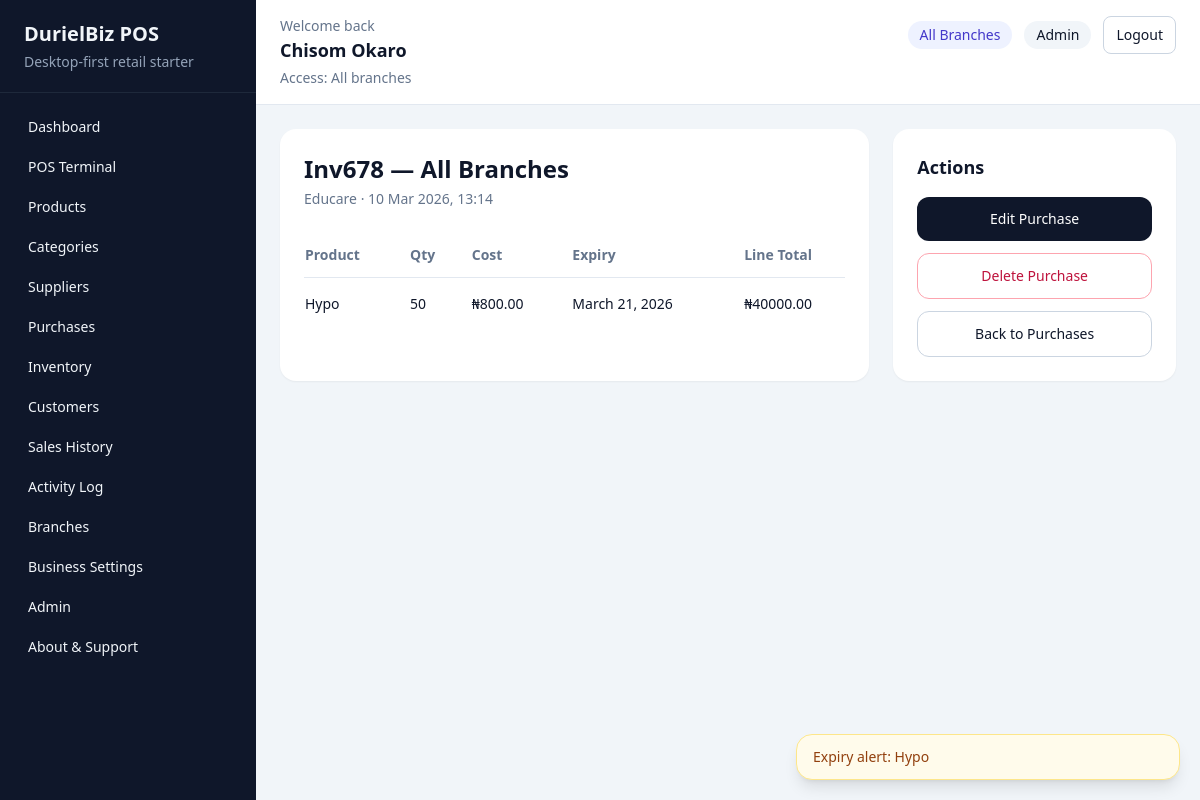
Page /purchases/1/ (signed in) on the committed database.
### accounts/models.py (models this page shows, shortened)
class User(AbstractUser):
    class Role(models.TextChoices):
        ADMIN = "admin", "Admin"
        MANAGER = "manager", "Manager"
        CASHIER = "cashier", "Cashier"
        INVENTORY = "inventory", "Inventory Officer"
    role = models.CharField(max_length=20, choices=Role.choices, default=Role.CASHIER)
    phone_number = models.CharField(max_length=20, blank=True)
    branch = models.ForeignKey(
        "reports.Branch",
        on_delete=models.SET_NULL,
        related_name="users",
        null=True,
        blank=True,
    )

### purchases/models.py (models this page shows, shortened)
class Purchase(models.Model):
    branch = models.ForeignKey("reports.Branch", on_delete=models.SET_NULL, related_name="purchases", null=True, blank=True)
    supplier = models.ForeignKey("suppliers.Supplier", on_delete=models.PROTECT, related_name="purchases")
    invoice_no = models.CharField(max_length=100)
    received_at = models.DateTimeField()
    created_by = models.ForeignKey(
        settings.AUTH_USER_MODEL,
        on_delete=models.SET_NULL,
        related_name="purchases",
        null=True,
        blank=True,
    )
    notes = models.TextField(blank=True)
    created_at = models.DateTimeField(auto_now_add=True)
    class Meta:
        ordering = ["-received_at"]

class PurchaseItem(models.Model):
    purchase = models.ForeignKey(Purchase, on_delete=models.CASCADE, related_name="items")
    product = models.ForeignKey("products.Product", on_delete=models.PROTECT, related_name="purchase_items")
    quantity = models.PositiveIntegerField()
    cost_price = models.DecimalField(max_digits=12, decimal_places=2)
    expiry_date = models.DateField(blank=True, null=True)
    @property
    def line_total(self) -> Decimal:
        return self.cost_price * self.quantity

### suppliers/models.py (models this page shows, shortened)
class Supplier(models.Model):
    name = models.CharField(max_length=255, unique=True)
    phone = models.CharField(max_length=20, blank=True)
    email = models.EmailField(blank=True)
    address = models.TextField(blank=True)
    notes = models.TextField(blank=True)
    created_at = models.DateTimeField(auto_now_add=True)
    class Meta:
        ordering = ["name"]

### products/models.py (models this page shows, shortened)
class Product(models.Model):
    name = models.CharField(max_length=255)
    slug = models.SlugField(max_length=280, unique=True, blank=True)
    barcode = models.CharField(max_length=100, unique=True, blank=True, null=True)
    category = models.ForeignKey(Category, on_delete=models.PROTECT, related_name="products")
    supplier = models.ForeignKey(
        "suppliers.Supplier",
        on_delete=models.SET_NULL,
        related_name="products",
        blank=True,
        null=True,
    )
    cost_price = models.DecimalField(max_digits=12, decimal_places=2)
    selling_price = models.DecimalField(max_digits=12, decimal_places=2)
    quantity = models.PositiveIntegerField(default=0)
    reorder_level = models.PositiveIntegerField(default=10)
    expiry_date = models.DateField(blank=True, null=True)
    is_active = models.BooleanField(default=True)
    created_at = models.DateTimeField(auto_now_add=True)
    updated_at = models.DateTimeField(auto_now=True)
    class Meta:
        ordering = ["name"]

### purchases/views.py (the view)
# urls.py: path("<int:pk>/", purchase_detail, name="detail"),
@login_required
@role_required(User.Role.ADMIN, User.Role.INVENTORY)
def purchase_detail(request, pk):
    purchase = get_object_or_404(
        scope_queryset_to_user_branch(
            Purchase.objects.select_related("supplier", "created_by", "branch").prefetch_related("items", "items__product"),
            request.user,
        ),
        pk=pk,
    )
    items_page = paginate_queryset(request, purchase.items.select_related("product").all(), per_page=10, page_param="items_page")
    return render(request, "purchases/purchase_detail.html", {"purchase": purchase, "items": items_page})

### accounts/permissions.py (called while the page is built)
def is_admin_user(user):
    return bool(getattr(user, "is_authenticated", False) and getattr(user, "role", "") == User.Role.ADMIN)

def scope_queryset_to_user_branch(queryset, user, field_name="branch"):
    if is_admin_user(user):
        return queryset
    branch = get_user_branch(user)
    if branch is None:
        return queryset.none()
    return queryset.filter(**{field_name: branch})

def role_required(*allowed_roles):
    def decorator(view_func):
        @wraps(view_func)
        def _wrapped_view(request, *args, **kwargs):
            if not request.user.is_authenticated:
                return redirect("accounts:login")
            if request.user.role not in allowed_roles:
                messages.error(request, "You do not have permission to access that page.")
                return redirect(get_role_home_url(request.user))
            if request.user.role != User.Role.ADMIN and not getattr(request.user, "branch_id", None):
                messages.error(request, "Your account is not assigned to a branch.")
                return redirect("accounts:logout")
            return view_func(request, *args, **kwargs)
        return _wrapped_view
    return decorator

### pos_system/pagination.py (called while the page is built)
def paginate_queryset(request, queryset, *, per_page=10, page_param="page"):
    paginator = Paginator(queryset, per_page)
    page_number = request.GET.get(page_param, 1)
    try:
        page_obj = paginator.page(page_number)
    except PageNotAnInteger:
        page_obj = paginator.page(1)
    except EmptyPage:
        page_obj = paginator.page(paginator.num_pages)
    return page_obj

### reports/context_processors.py (called while the page is built)
def business_settings(request):
    return {"business_settings": BusinessSettings.get_solo()}

### reports/models.py (called while the page is built)
    @classmethod
    def get_solo(cls):
        settings, _ = cls.objects.get_or_create(pk=1)
        return settings

### templates/purchases/purchase_detail.html (shortened to what this page needs)
{% extends "base.html" %}
{% block content %}
    <section class="grid gap-6 lg:grid-cols-3">
        <div class="rounded-2xl bg-white p-6 shadow-sm lg:col-span-2">
            <h3 class="text-2xl font-semibold">{{ purchase.invoice_no }} — {{ purchase.branch.name|default:"All Branches" }}</h3>
            <p class="mt-1 text-sm text-slate-500">{{ purchase.supplier.name }} · {{ purchase.received_at|date:"d M Y, H:i" }}</p>
            <div class="mt-6 overflow-x-auto">
                <table class="min-w-full divide-y divide-slate-200 text-sm">
                    <thead>
                        <tr class="text-left text-slate-500">
                            <th class="py-3 pr-4">Product</th>
                            <th class="py-3 pr-4">Qty</th>
                            <th class="py-3 pr-4">Cost</th>
                            <th class="py-3 pr-4">Expiry</th>
                            <th class="py-3">Line Total</th>
                        </tr>
                    </thead>
                    <tbody class="divide-y divide-slate-100">
                        {% for item in items %}
                            <tr>
                                <td class="py-4 pr-4">{{ item.product.name }}</td>
                                <td class="py-4 pr-4">{{ item.quantity }}</td>
                                <td class="py-4 pr-4">₦{{ item.cost_price }}</td>
                                <td class="py-4 pr-4">{{ item.expiry_date|default:"—" }}</td>
                                <td class="py-4">₦{{ item.line_total }}</td>
                            </tr>
                        {% endfor %}
                    </tbody>
                </table>
            </div>
        </div>
        <div class="rounded-2xl bg-white p-6 shadow-sm">
            <h4 class="text-lg font-semibold">Actions</h4>
            <div class="mt-4 space-y-3 text-sm">
                <a href="{% url 'purchases:update' purchase.pk %}" class="block rounded-xl bg-slate-900 px-4 py-3 text-center text-white">Edit Purchase</a>
                <a href="{% url 'purchases:delete' purchase.pk %}" class="block rounded-xl border border-rose-300 px-4 py-3 text-center text-rose-700">Delete Purchase</a>
                <a href="{% url 'purchases:list' %}" class="block rounded-xl border border-slate-300 px-4 py-3 text-center">Back to Purchases</a>
            </div>
        </div>
    </section>
{% endblock %}

### templates/base.html (shortened to what this page needs)
<!DOCTYPE html>
<html lang="en">
<head>
    <script src="https://cdn.tailwindcss.com"></script>
</head>
<body class="min-h-screen bg-slate-100 text-slate-900">
    <div class="flex min-h-screen">
        <aside class="hidden w-64 bg-slate-900 text-slate-100 lg:block">
            <div class="border-b border-slate-800 px-6 py-5">
                <h1 class="text-xl font-semibold">DurielBiz POS</h1>
                <p class="mt-1 text-sm text-slate-400">Desktop-first retail starter</p>
            </div>
            <nav class="space-y-1 px-4 py-4 text-sm">
                {% if request.user.role == 'admin' or request.user.role == 'cashier' or request.user.role == 'manager' %}
                    <a href="{% url 'reports:dashboard' %}" class="block rounded-lg px-3 py-2 hover:bg-slate-800">Dashboard</a>
                {% endif %}
                {% if request.user.role == 'admin' or request.user.role == 'cashier' %}
                    <a href="{% url 'sales:pos' %}" class="block rounded-lg px-3 py-2 hover:bg-slate-800">POS Terminal</a>
                {% endif %}
                {% if request.user.role == 'admin' or request.user.role == 'inventory' %}
                    <a href="{% url 'products:list' %}" class="block rounded-lg px-3 py-2 hover:bg-slate-800">Products</a>
                    <a href="{% url 'products:category-list' %}" class="block rounded-lg px-3 py-2 hover:bg-slate-800">Categories</a>
                    <a href="{% url 'suppliers:list' %}" class="block rounded-lg px-3 py-2 hover:bg-slate-800">Suppliers</a>
                    <a href="{% url 'purchases:list' %}" class="block rounded-lg px-3 py-2 hover:bg-slate-800">Purchases</a>
                    <a href="{% url 'inventory:overview' %}" class="block rounded-lg px-3 py-2 hover:bg-slate-800">Inventory</a>
                {% endif %}
                {% if request.user.role == 'admin' %}
                    <a href="{% url 'sales:customer-list' %}" class="block rounded-lg px-3 py-2 hover:bg-slate-800">Customers</a>
                    <a href="{% url 'sales:history' %}" class="block rounded-lg px-3 py-2 hover:bg-slate-800">Sales History</a>
                    <a href="{% url 'accounts:activity-log' %}" class="block rounded-lg px-3 py-2 hover:bg-slate-800">Activity Log</a>
                    <a href="{% url 'reports:branch-list' %}" class="block rounded-lg px-3 py-2 hover:bg-slate-800">Branches</a>
                    <a href="{% url 'reports:business-settings' %}" class="block rounded-lg px-3 py-2 hover:bg-slate-800">Business Settings</a>
                    <a href="{% url 'accounts:admin-center' %}" class="block rounded-lg px-3 py-2 hover:bg-slate-800">Admin</a>
                {% endif %}
                <a href="{% url 'accounts:about-support' %}" class="block rounded-lg px-3 py-2 hover:bg-slate-800">About & Support</a>
            </nav>
        </aside>
        <main class="flex-1">
            <header class="border-b border-slate-200 bg-white">
                <div class="flex flex-wrap items-start justify-between gap-4 px-4 py-4 sm:px-6">
                    <div class="flex items-start gap-3">
                        <div>
                        <p class="text-sm text-slate-500">Welcome back</p>
                        <h2 class="text-lg font-semibold">{{ request.user.get_full_name|default:request.user.username }}</h2>
                        <p class="mt-1 text-sm text-slate-500">
                            {% if request.user.role == 'admin' %}
                                Access: All branches
                            {% elif request.user.branch %}
                                Branch: {{ request.user.branch.name }}
                            {% else %}
                                Branch: Not assigned
                            {% endif %}
                        </p>
                    </div>
                    </div>
                    <div class="flex flex-wrap items-center justify-end gap-3 text-sm">
                        {% if request.user.role == 'admin' %}
                            <span class="rounded-full bg-indigo-50 px-3 py-1 text-indigo-700">All Branches</span>
                        {% elif request.user.branch %}
                            <span class="rounded-full bg-emerald-50 px-3 py-1 text-emerald-700">{{ request.user.branch.name }}</span>
                        {% endif %}
                        <span class="rounded-full bg-slate-100 px-3 py-1">{{ request.user.get_role_display|default:"User" }}</span>
                        <form method="post" action="{% url 'accounts:logout' %}">
                            <button class="rounded-lg border border-slate-300 px-3 py-2 hover:bg-slate-50">Logout</button>
                        </form>
                    </div>
                </div>
            </header>
            <div class="px-6 py-6">
                {% block content %}{% endblock %}
            </div>
        </main>
    </div>
    <div id="toastContainer" class="fixed bottom-5 right-5 z-50 flex w-full max-w-sm flex-col gap-3"></div>
</body>
</html>

### rows in the picture
User: user.get_full_name "Chisom Okaro", user.role "Admin"
Purchase: invoice_no "Inv678", branch.name "All Branches", supplier.name "Educare", received_at "10 Mar 2026, 13:14"
PurchaseItem: product.name "Hypo", quantity "50", cost_price "800.00", expiry_date "March 21, 2026", line_total "40000.00"
